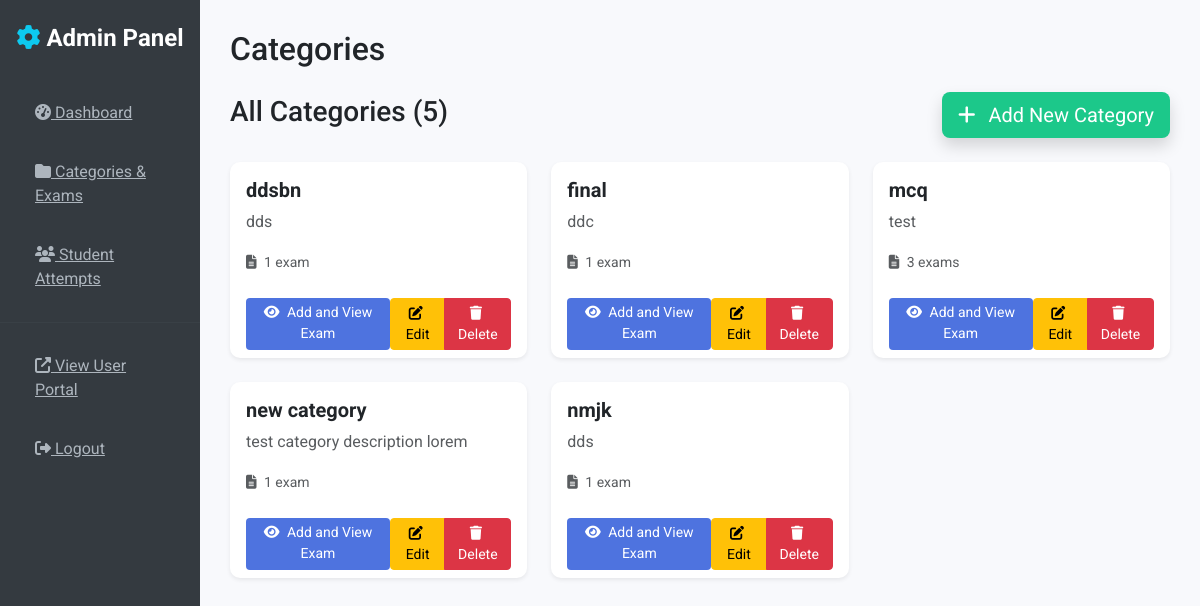
The page /panel/categories/ on the database its author committed.
### exam_user/models.py (models this page shows, shortened)
class Category(models.Model):
    name = models.CharField(max_length=200)
    description = models.TextField(blank=True)
    created_at = models.DateTimeField(auto_now_add=True)
    class Meta:
        verbose_name_plural = 'Categories'
        ordering = ['name']

### controller_admin/views.py (the view)
# urls.py: path('categories/', views.category_list, name='category_list'),
def category_list(request):
    categories = Category.objects.all()
    return render(request, 'controller_admin/category_list.html', {'categories': categories})

### controller_admin/templates/controller_admin/category_list.html (shortened to what this page needs)
{% extends 'controller_admin/base.html' %}
{% block page_title %}Categories{% endblock %}
{% block content %}
<div class="d-flex justify-content-between align-items-center mb-4">
    <h3>All Categories ({{ categories|length }})</h3>
    <a href="{% url 'controller_admin:category_add' %}" class="btn btn-success btn-lg shadow">
        <i class="fas fa-plus me-2"></i> Add New Category
    </a>
</div>
<div class="row">
    {% for category in categories %}
    <div class="col-md-6 col-lg-4 mb-4">
        <div class="card shadow-sm h-100">
            <div class="card-body">
                <h5 class="card-title fw-bold">{{ category.name }}</h5>
                <p class="card-text text-muted">
                    {{ category.description|default:"No description" }}
                </p>
                <div class="mt-3">
                    <small class="text-muted">
                        <i class="fas fa-file-alt me-1"></i>
                        {{ category.exams.count }} exam{{ category.exams.count|pluralize }}
                    </small>
                </div>
            </div>
            <div class="card-footer bg-transparent border-0 d-flex justify-content-between">
                <a href="{% url 'controller_admin:category_detail' category.id %}" class="btn btn-primary btn-sm">
                    <i class="fas fa-eye me-1"></i> Add and View Exam
                </a>
                <div class="btn-group">
                    <a href="{% url 'controller_admin:category_edit' category.id %}" class="btn btn-warning btn-sm">
                        <i class="fas fa-edit me-1"></i> Edit
                    </a>
                    <a href="{% url 'controller_admin:category_delete' category.id %}" class="btn btn-danger btn-sm">
                        <i class="fas fa-trash me-1"></i> Delete
                    </a>
                </div>
            </div>
        </div>
    </div>
    {% endfor %}
</div>
{% endblock %}

### controller_admin/templates/controller_admin/base.html (style rules this page uses)
body { font-family: 'Roboto', sans-serif; background: #f8f9fc; }
.card { border: none; border-radius: 10px; box-shadow: 0 4px 15px rgba(0,0,0,0.08); }
.btn-primary { background: #4e73df; border: none; }
.btn-success { background: #1cc88a; border: none; }

### rows shown on the page
Category: name "ddsbn", description "dds", exams.count "1"
Category: name "final", description "ddc", exams.count "1"
Category: name "mcq", description "test", exams.count "3"
Category: name "new category", description "test category description lorem", exams.count "1"
Category: name "nmjk", description "dds", exams.count "1"

### other values the page prints
{{ categories|length }} "5"
